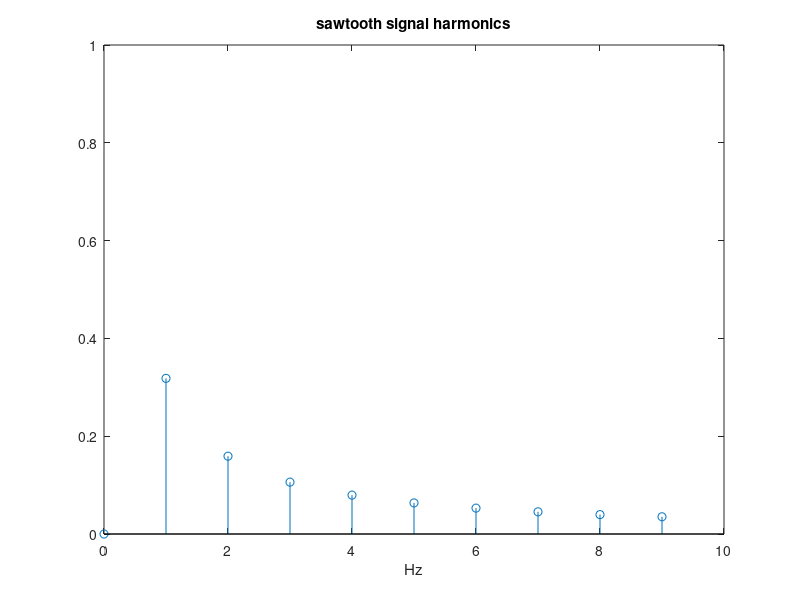

Recreate this plot in MATLAB.
%Fourier Transform of sawtooth signal
fy=1; %signal frequency in Hz
wy=2*pi*fy; %signal frequency in rad/s
Ty=1/fy; %signal period in seconds
N=256;
fs=N*fy; %sampling frequency in Hz
tiv=1/fs; %time interval between samples;
t=0:tiv:(Ty-tiv); %time intervals set
y=sawtooth(wy*t); %signal data set
fou=fft(y,fs); %Fourier Transform (set of complex numbers)
hmag=imag(fou); bh=hmag/N; %get set of harmonic amplitudes
stem(0:9,bh(1:10)); %plot of first 10 harmonics
axis([0 10 0 1]);
xlabel('Hz'); title('sawtooth signal harmonics');